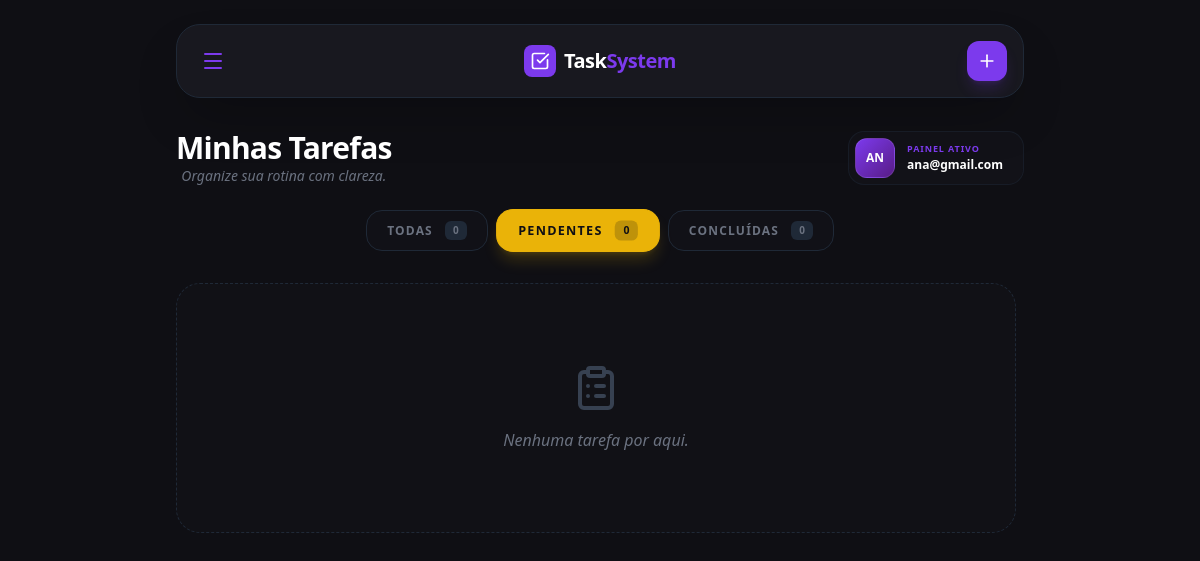
The page /tarefas/?status=pendentes (signed in) on the database as committed earlier.
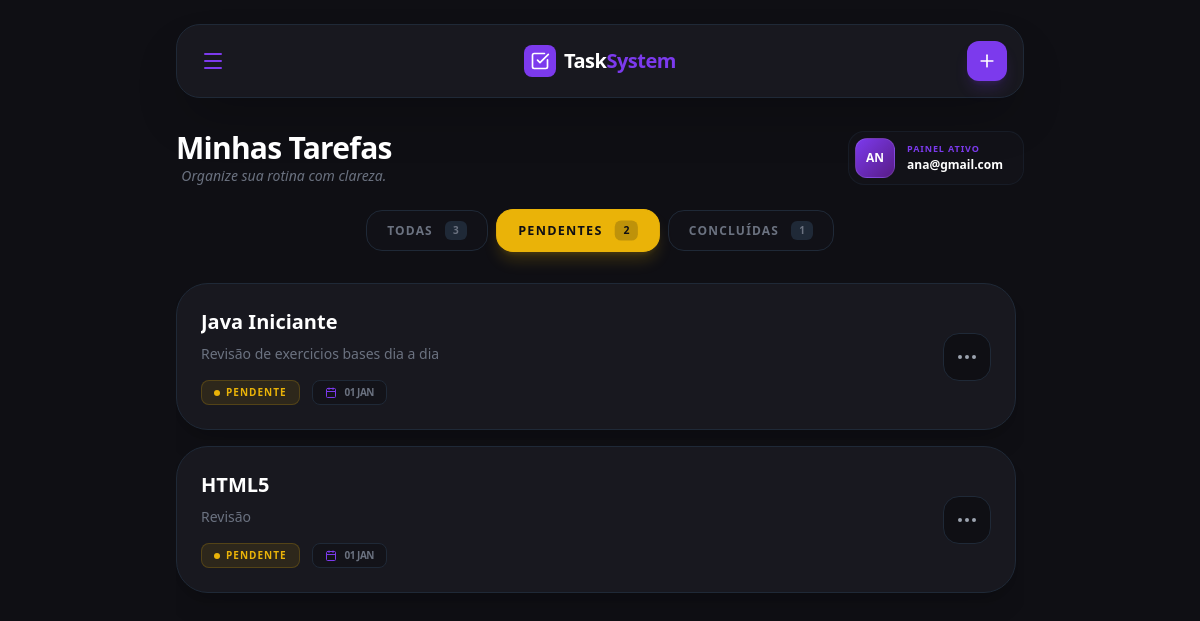
The same page on the database as committed later.
### tarefas/models.py (models this page shows, shortened)
class Tarefa(models.Model):
    usuario = models.ForeignKey(User, on_delete=models.CASCADE)
    titulo = models.CharField(max_length=100)
    descricao = models.TextField(blank=True)
    finalizado = models.BooleanField(default=False)
    excluida = models.BooleanField(default=False)
    criado_em = models.DateTimeField(auto_now_add=True)

### tarefas/views.py (the view)
# urls.py: path('tarefas/', views.listar_tarefas, name='listar_tarefas'),
@login_required
def listar_tarefas(request):
    queryset_base = Tarefa.objects.filter(usuario=request.user, excluida=False)
    status_filtro = request.GET.get('status', 'todas')
    if status_filtro == 'pendentes':
        tarefas = queryset_base.filter(finalizado=False)
    elif status_filtro == 'concluidas':
        tarefas = queryset_base.filter(finalizado=True)
    else:
        tarefas = queryset_base
    context = {
        'tarefas': tarefas.order_by('-criado_em'),
        'total': queryset_base.count(),
        'pendentes': queryset_base.filter(finalizado=False).count(),
        'finalizadas': queryset_base.filter(finalizado=True).count(),
    }
    return render(request, 'tarefas/listar.html', context)

### tarefas/templates/tarefas/listar.html (shortened to what the changed rows need)
<!DOCTYPE html>
<html lang="pt-BR">
<head>
    <script src="https://cdn.tailwindcss.com"></script>
</head>
<body class="bg-dark text-gray-200 min-h-screen font-sans" x-data="{ drawerOpen: false, addModalOpen: false }">
    <div class="max-w-4xl mx-auto p-4 md:p-6 flex flex-col h-screen">
        <header class="shrink-0 mb-8">
            <div class="flex items-center justify-between bg-card border border-gray-800 p-4 rounded-3xl shadow-2xl">
                <div class="flex items-center gap-2">
                    <h1 class="text-xl font-bold text-white tracking-tight">Task<span class="text-primary">System</span></h1>
                </div>
            </div>
        </header>
        <div class="flex flex-col gap-6 mb-8">
            <div class="flex flex-col md:flex-row md:items-center justify-between gap-6">
                <div class="text-center">
                    <h2 class="text-3xl font-extrabold text-white tracking-tight">Minhas Tarefas</h2>
                </div>
                <div @click="drawerOpen = true" class="cursor-pointer hidden md:flex flex items-center gap-3 bg-card/40 p-1.5 pr-5 rounded-2xl border border-gray-800/50 hover:border-primary/30 transition-all group">
                    <div class="flex flex-col">
                        <h2 class="text-white font-bold text-xs truncate max-w-[120px]">
                            {% if user.first_name %}{{ user.first_name }}{% else %}{{ user.username }}{% endif %}
                        </h2>
                    </div>
                </div>
            </div>
            <div class="flex flex-wrap items-center gap-3 justify-center">
                <a href="?status=todas"
   class="flex flex-1 md:flex-none items-center justify-center gap-3 px-5 py-2.5 rounded-2xl border transition-all duration-300
   {% if not request.GET.status or request.GET.status == 'todas' %}
     bg-primary border-primary text-white shadow-lg shadow-primary/20 scale-105 z-10
   {% else %}
     bg-card/30 border-gray-800 text-gray-500 hover:border-gray-600
   {% endif %}">
    <span class=" md:inline text-xs font-black uppercase tracking-widest">
        Todas
    </span>
    <span class="px-2 py-0.5
        {% if not request.GET.status or request.GET.status == 'todas' %}
            bg-white/20
        {% else %}
            bg-gray-800
        {% endif %}
        rounded-md text-[10px] font-bold">
        {{ total }}
    </span>
</a>
                <a href="?status=pendentes"
   class="flex flex-1 md:flex-none items-center justify-center gap-3 px-5 py-2.5 rounded-2xl border transition-all duration-300
   {% if request.GET.status == 'pendentes' %}
     bg-yellow-500 border-yellow-500 text-dark shadow-lg shadow-yellow-500/20 scale-105 z-10
   {% else %}
     bg-card/30 border-gray-800 text-gray-500 hover:border-gray-600
   {% endif %}">
    <span class="hidden md:inline text-xs font-black uppercase tracking-widest">
        Pendentes
    </span>
    <span class="px-2 py-0.5
        {% if request.GET.status == 'pendentes' %}
            bg-dark/20
        {% else %}
            bg-gray-800
        {% endif %}
        rounded-md text-[10px] font-bold">
        {{ pendentes }}
    </span>
</a>
                <a href="?status=concluidas"
   class="flex flex-1 md:flex-none items-center justify-center gap-3 px-5 py-2.5 rounded-2xl border transition-all duration-300
   {% if request.GET.status == 'concluidas' %}
     bg-green-500 border-green-500 text-dark shadow-lg shadow-green-500/20 scale-105 z-10
   {% else %}
     bg-card/30 border-gray-800 text-gray-500 hover:border-gray-600
   {% endif %}">
    <span class="hidden md:inline text-xs font-black uppercase tracking-widest">
        Concluídas
    </span>
    <span class="px-2 py-0.5
        {% if request.GET.status == 'concluidas' %}
            bg-dark/20
        {% else %}
            bg-gray-800
        {% endif %}
        rounded-md text-[10px] font-bold">
        {{ finalizadas }}
    </span>
</a>
            </div>
        </div>
        <div class="flex-1 overflow-y-auto pr-2 custom-scroll">
            <ul class="space-y-4 pb-10">
                {% for tarefa in tarefas %}
                <li x-data="{ menuOpen: false }" class="relative bg-card border border-gray-800 rounded-[2rem] p-6 flex flex-col md:flex-row md:items-center justify-between gap-6 hover:border-primary/50 hover:bg-primary/[0.01] transition-all duration-300 shadow-xl group">
                    <div class="flex-1">
                        <div class="flex items-center justify-between gap-4 mb-2">
                            <h3 class="text-xl font-bold text-white group-hover:text-primary transition-colors duration-300 line-clamp-1 flex-1">
                                {{ tarefa.titulo }}
                            </h3>
                        </div>
                        <p class="text-gray-500 text-sm line-clamp-2 mb-4">{{ tarefa.descricao }}</p>
                        <div class="flex items-center gap-3">
                            {% if tarefa.finalizado %}
                                <div class="flex items-center gap-1.5 px-3 py-1 bg-green-500/10 border border-green-500/20 rounded-lg">
                                    <div class="w-1.5 h-1.5 rounded-full bg-green-500 animate-pulse"></div>
                                    <span class="text-[10px] font-black text-green-500 uppercase tracking-widest">Concluída</span>
                                </div>
                            {% else %}
                                <div class="flex items-center gap-1.5 px-3 py-1 bg-yellow-500/10 border border-yellow-500/20 rounded-lg">
                                    <div class="w-1.5 h-1.5 rounded-full bg-yellow-500 animate-pulse"></div>
                                    <span class="text-[10px] font-black text-yellow-500 uppercase tracking-widest">Pendente</span>
                                </div>
                                <div class="flex items-center gap-2 px-3 py-1 bg-dark/50 border border-gray-800 rounded-lg">
                                    <i data-lucide="calendar" class="w-3 h-3 text-primary"></i>
                                    <span class="text-[10px] font-bold text-gray-500 uppercase tracking-tighter">{{ tarefa.criado_em|date:"d M" }}</span>
                                </div>
                            {% endif %}
                        </div>
                    </div>
                    <div class="relative flex items-center justify-end">
                        <button @click="menuOpen = !menuOpen" @click.away="menuOpen = false"
                                class="flex items-center justify-center w-12 h-12 rounded-2xl bg-dark border border-gray-800 text-gray-400 hover:text-white hover:border-primary transition-all active:scale-90">
                            <i data-lucide="more-horizontal" :class="menuOpen ? 'rotate-90' : ''" class="transition-transform duration-300"></i>
                        </button>
                    </div>
                </li>
                {% empty %}
                <div class="text-center py-20 bg-card/30 rounded-3xl border border-dashed border-gray-800">
                    <i data-lucide="clipboard-list" class="w-12 h-12 text-gray-700 mx-auto mb-4"></i>
                    <p class="text-gray-500 font-medium italic">Nenhuma tarefa por aqui.</p>
                </div>
                {% endfor %}
            </ul>
        </div>
    </div>
</body>
</html>

Rows that differ between the two databases and show on the page:
added Tarefa: titulo "Java Iniciante", descricao "Revisão de exercicios bases dia a dia", criado_em "01 JAN"
added Tarefa: titulo "HTML5", descricao "Revisão", criado_em "01 JAN"
Other text that changed with them:
{{ total }}: "0" → "3"
{{ pendentes }}: "0" → "2"
{{ finalizadas }}: "0" → "1"
text no longer shown: "Nenhuma tarefa por aqui."
